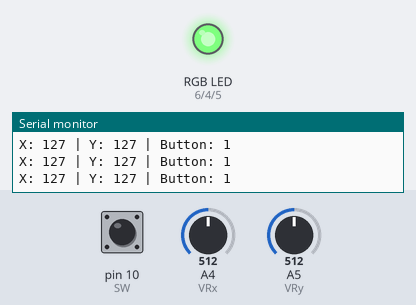
Recording of a sketch running on a simulated Arduino Uno, built with avr-gcc and run on an emulated ATmega328P. On the bench: an RGB LED mixed from three pins (HIGH = lit), the last lines printed to the serial monitor. Inputs (shaded band) come from the test bench; at power-on: A4 (VRx) = 512, A5 (VRy) = 512, pin 10 (SW) HIGH. Dim RGB values are drawn brighter than linear.

Above: at 1.2 s.
1.3 s: A4 (VRx) set to 420
At 2.1 s:
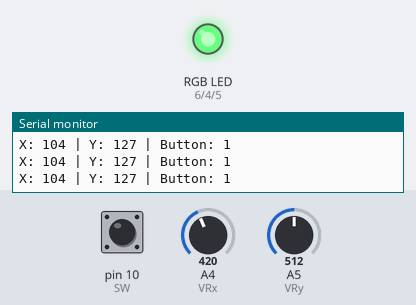
4.3 s: A4 (VRx) set to 391
At 4.9 s:
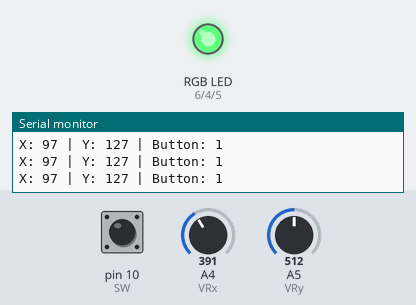
7.3 s: A5 (VRy) set to 420
At 8.4 s:
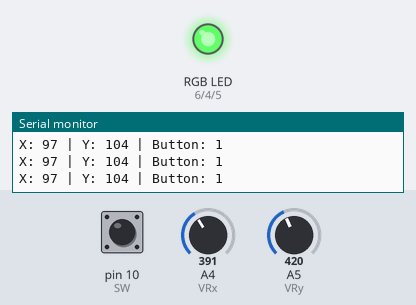
8.8 s: A5 (VRy) set to 384
At 10.1 s:
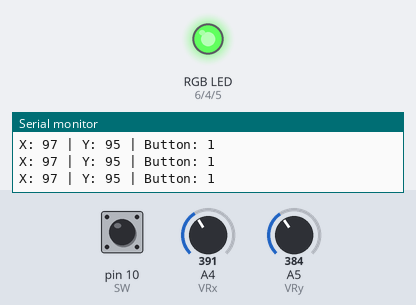
11.8 s: pin 10 (SW) pulled LOW for 0.15 s
At 11.9 s:
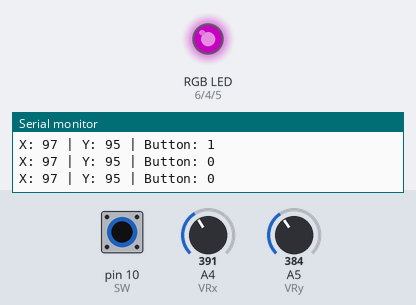
13.4 s: A4 (VRx) set to 716
At 13.9 s:
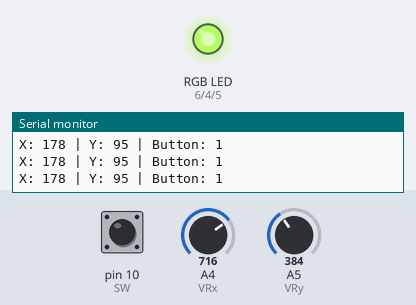
Timing chart, 0 to 15.9 s (numbered marks = the images above; inputs shaded):
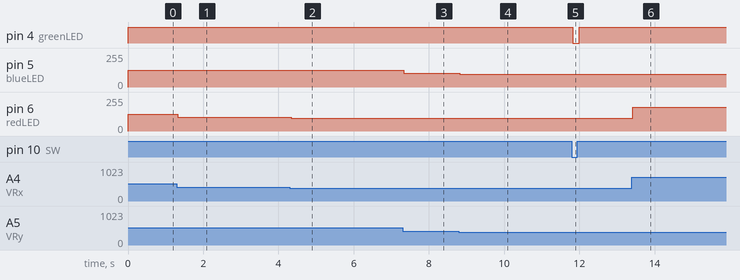

The sketch:

Joystick_WithLeD.ino
```cpp
//Simple Joystick
int SW = 10;
int VRx = A4;
int VRy = A5;

int redLED = 6;
int greenLED = 4;
int blueLED = 5;


int xPosition = 0;
int yPosition = 0;
int SW_state = 0;
int mapX = 0;
int mapY = 0;

void setup() {
  // put your setup code here, to run once:
 Serial.begin(9600);
 pinMode(VRx,INPUT);
 pinMode(VRy,INPUT);
 pinMode(SW,INPUT_PULLUP);

 pinMode(redLED , OUTPUT);
 pinMode(blueLED, OUTPUT);
 pinMode(greenLED, OUTPUT);
}

void loop() {
  // put your main code here, to run repeatedly:
  xPosition = analogRead(VRx);
  yPosition = analogRead(VRy);
  SW_state = digitalRead(SW);

  mapX = map(xPosition,0,1023,0,255);
  mapY = map(yPosition,0,1023,0,255);

  Serial.print("X: ");
  Serial.print(mapX);
  Serial.print(" | Y: ");
  Serial.print(mapY);
  Serial.print(" | Button: ");
  Serial.println(SW_state);

  analogWrite(redLED , mapX);
  analogWrite(blueLED, mapY);
  digitalWrite(greenLED, SW_state);


  delay(10);

}
```

Measured:
- after the input at 1.3 s, pin 6 (redLED): 127/255 → 104/255 at once
- after the input at 4.3 s, pin 6 (redLED): 104/255 → 97/255 at once
- after the input at 7.3 s, pin 5 (blueLED): 127/255 → 104/255 at once
- after the input at 8.8 s, pin 5 (blueLED): 104/255 → 95/255 at once
- after the input at 11.8 s, pin 4 (greenLED): HIGH → LOW at once, → HIGH 0.17 s later
- after the input at 13.4 s, pin 6 (redLED): 97/255 → 178/255 at once
